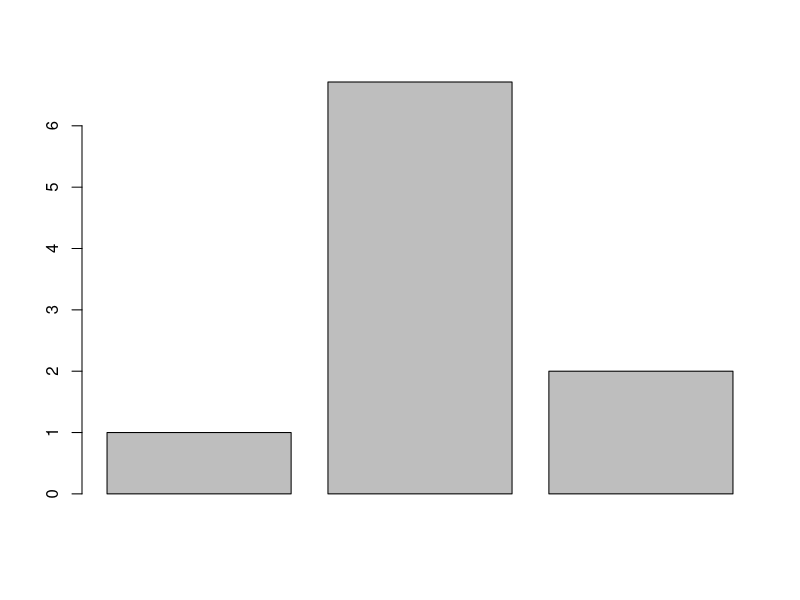
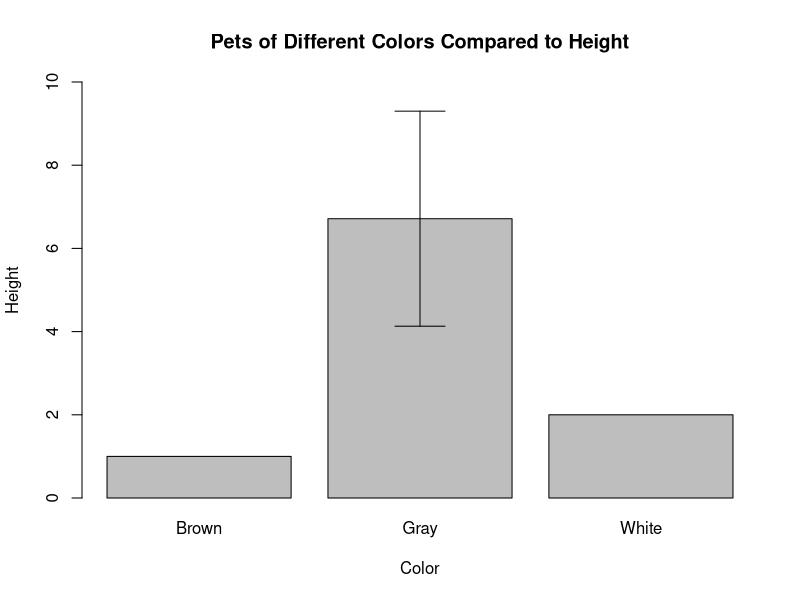
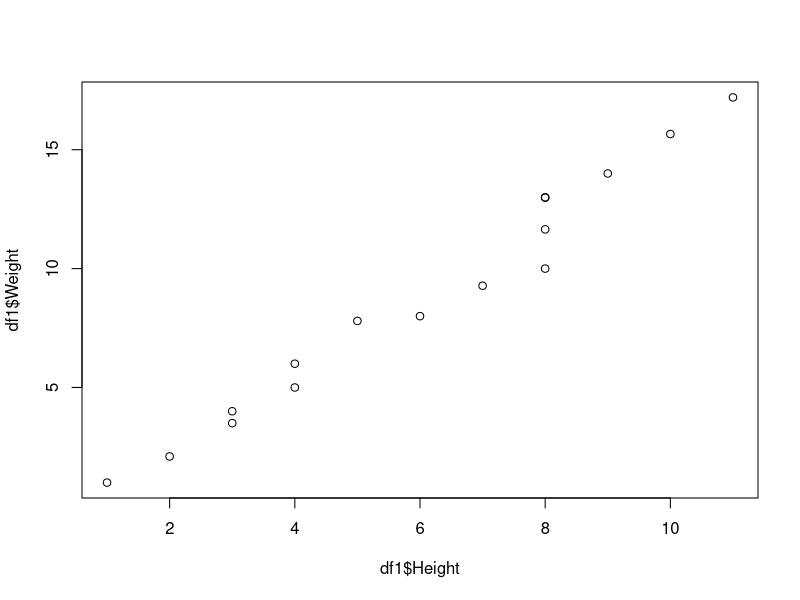
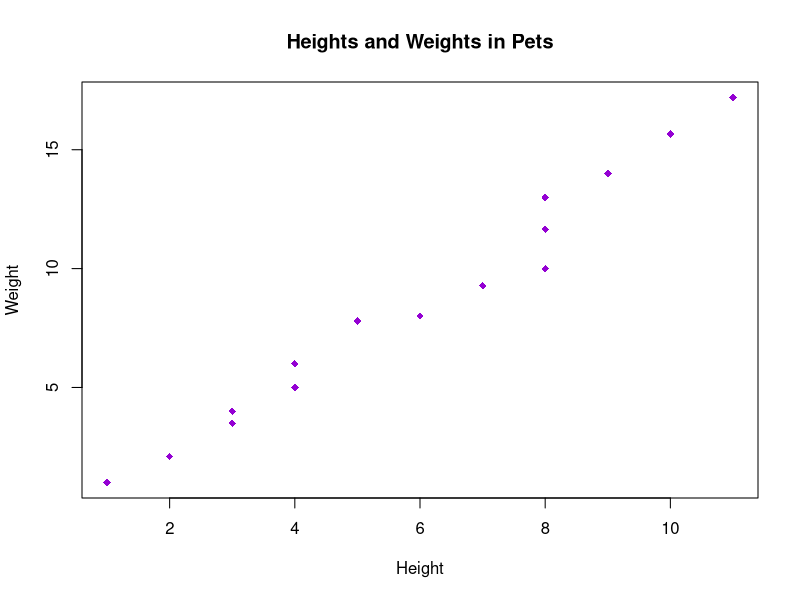
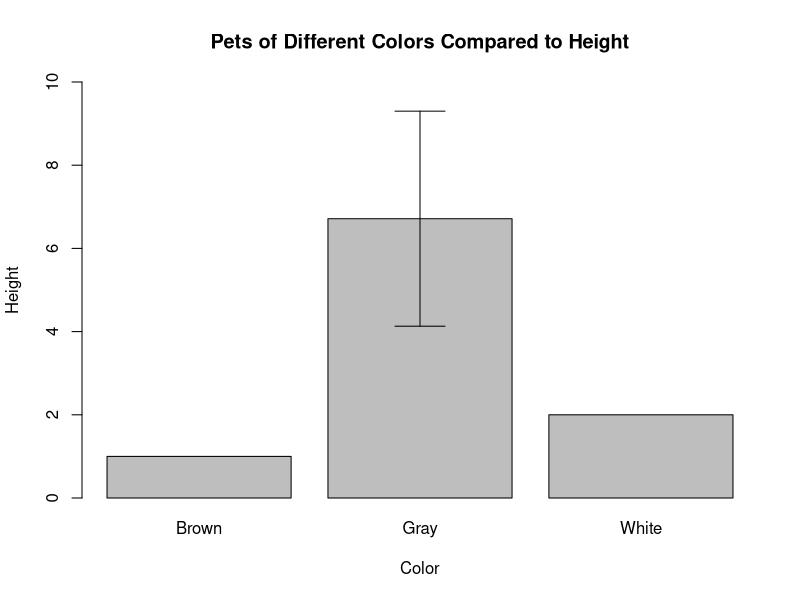

The R script that drew these images, in order:
LM_wd <- function (repo, folder=NULL) {
  if(missing(folder))
  {
    setwd(print(paste(if (Sys.info()[["sysname"]]=="Windows") {("C:/GitHub")} else {
      if (Sys.info()[["sysname"]]=="Darwin"){("/Users/lydiameckley/GitHub")} else ("for Linux run: setwd('/home/[LydiaMeckley]/GitHub')")
    },"/",repo, sep = "")))}
  else 
    
  {
    setwd(print(paste(if (Sys.info()[["sysname"]]=="Windows") {("C:/GitHub")} else {
      if (Sys.info()[["sysname"]]=="Darwin"){("/Users/lydiameckley/GitHub")} else ("for Linux run: setwd('/home/[LydiaMeckley]/GitHub')")
    },"/",repo, "/", folder, sep = "")))}
}

LM_wd("meckleylg")

# With the data frame you created last week you will:
Pets <- c('Cats','Dogs','Fish','Rabbits','Birds','Hamsters','Guinea Pigs','Snakes','Rats','Mice','Horses','Cows','Donkeys','Mules','Pigs')
Color <- c('Brown','White','Gray','Gray','Gray','Gray','Gray','Gray','Gray','Gray','Gray','Gray','Gray','Gray','Gray')
Age <- c(1,2,3,4,5,6,7,8,9,10,11,12,13,14,15)
Height <- c(1,2,3,3,4,4,5,6,7,8,8,8,8,9,10)
Weight <- c(1,2.1,3.5,4,5,6,7.8,8,9.28,10,11.65,12.98,13,14,15.66)

df <- as.data.frame(cbind(Pets,Color,Age,Height,Weight))

df$Age <- as.numeric(df$Age)
df$Height <- as.numeric(df$Height)
df$Weight <- as.numeric(df$Weight)

Ferrets <- data.frame('Ferrets', 'Gray', 16,11,17.2)

colnames(Ferrets) <- colnames(df)

df1 <- rbind(df, Ferrets)

row.names(df1) <- df1$Pets
df1 <- df1[,-1]
df1

# Create a barplot for one numeric column, grouped by the character vector with 3 unique values (10 points)
df.mean <- aggregate(df1$Height ~ df1$Color, FUN = "mean")
df.mean

colnames(df.mean) <- c("Color","Mean")
df.mean

barplot(df.mean$Mean)
b.plot <- barplot(df.mean$Mean, names.arg = df.mean$Color, ylim = c(0,10), xlab = "Color", ylab = "Height", main = "Pets of Different Colors Compared to Height")

  # Add error bars with mean and standard deviation to the plot
df.sd <- aggregate(df1$Height ~ df1$Color, FUN = "sd")
colnames(df.sd) <- c("Color","StanDev")
df.sd

arrows(b.plot, df.mean$Mean-df.sd$StanDev,
       b.plot, df.mean$Mean+df.sd$StanDev,angle=90,code=3)

  # Change the x and y labels and add a title
#in the code above

  # Export the plot as a PDF that is 4 inches wide and 7 inches tall.
pdf( file = "Week 2 Code/Meckley_barplot.pdf", width = 4, height = 7)
b.plot <- barplot(df.mean$Mean, names.arg = df.mean$Color, ylim = c(0,10), xlab = "Color", ylab = "Height", main = "Pets of Different Colors Compared to Height")
arrows(b.plot, df.mean$Mean-df.sd$StanDev,
       b.plot, df.mean$Mean+df.sd$StanDev,angle=90,code=3)
dev.off()

# Create a scatter plot between two of your numeric columns. (10 points)
plot(df1$Weight ~ df1$Height)

  # Change the point shape and color to something NOT used in the example.
plot(df1$Weight ~ df1$Height, xlab = "Height", ylab = "Weight", main = "Heights and Weights in Pets", pch=18, col = "darkviolet")
  # Change the x and y labels and add a title
#in the code above

  # Export the plot as a JPEG by using the "Export" button in the plotting pane.

# Upload both plots with the script used to create them to GitHub. (5 points)
  # Follow the same file naming format as last week for the script.
  # Name plots as Lastname_barplot or Lastname_scatterplot. Save them to your "Week2" folder. (5 points)
